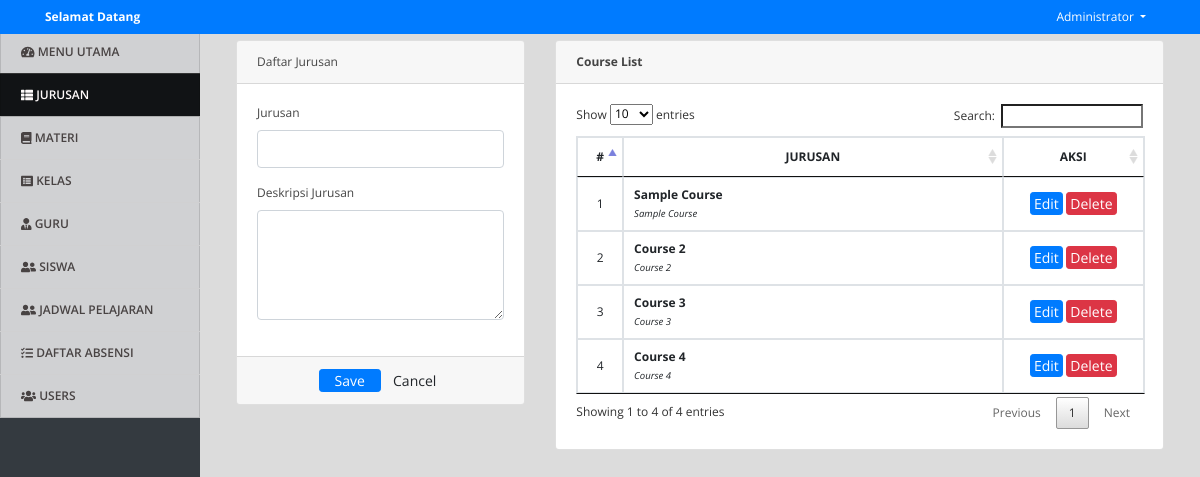
Screenshot of /index.php?page=courses (signed in) with the database file from the repository.
### tables this page shows
CREATE TABLE `courses` (
  `id` int(30) NOT NULL,
  `course` varchar(100) NOT NULL,
  `description` text NOT NULL,
  `date_created` datetime NOT NULL DEFAULT current_timestamp()
);

### courses.php (the view, shortened to what this page needs)
<?php include('db_connect.php');?>
<div class="container-fluid">
	<div class="col-lg-12">
		<div class="row">
			<div class="col-md-4">
			<form action="" id="manage-course">
				<div class="card">
					<div class="card-header">
						    Daftar Jurusan
				  	</div>
					<div class="card-body">
							<div class="form-group">
								<label class="control-label">Jurusan</label>
								<input type="text" class="form-control" name="course">
							</div>
							<div class="form-group">
								<label class="control-label">Deskripsi Jurusan</label>
								<textarea name="description" id="" cols="30" rows="4" class="form-control"></textarea>
							</div>
					</div>
					<div class="card-footer">
						<div class="row">
							<div class="col-md-12">
								<button class="btn btn-sm btn-primary col-sm-3 offset-md-3"> Save</button>
								<button class="btn btn-sm btn-default col-sm-3" type="reset"> Cancel</button>
							</div>
						</div>
					</div>
				</div>
			</form>
			</div>
			<div class="col-md-8">
				<div class="card">
					<div class="card-header">
						<b>Course List</b>
					</div>
					<div class="card-body">
						<table class="table table-bordered table-hover">
							<thead>
								<tr>
									<th class="text-center" width="5%">#</th>
									<th class="text-center">JURUSAN</th>
									<th class="text-center" width="25%">AKSI</th>
								</tr>
							</thead>
							<tbody>
								<?php
								$i = 1;
								$course = $conn->query("SELECT * FROM courses order by id asc");
								while($row=$course->fetch_assoc()):
								?>
								<tr>
									<td class="text-center"><?php echo $i++ ?></td>
									<td class="">
										<p><b><?php echo ucwords($row['course']) ?></b></p>
										<small><i><?php echo $row['description'] ?></i></small>
									</td>
									<td class="text-center">
										<button class="btn btn-sm btn-primary edit_course" type="button" data-id="<?php echo $row['id'] ?>"  data-course="<?php echo $row['course'] ?>"  data-description="<?php echo $row['description'] ?>" >Edit</button>
										<button class="btn btn-sm btn-danger delete_course" type="button" data-id="<?php echo $row['id'] ?>">Delete</button>
									</td>
								</tr>
								<?php endwhile; ?>
							</tbody>
						</table>
					</div>
				</div>
			</div>
		</div>
	</div>
</div>

### assets/css/style.css (style rules this page uses)
body { font-family: "Open Sans", sans-serif; color: #444444; width: 100%; height: calc(100%); font-size: 12px; }
.btn-sm { padding: .0001rem .2rem; }

### index.php (style rules this page uses)
body { background: #80808045; }

### courses.php (style rules this page uses)
td { vertical-align: middle !important; }
td p { margin: unset; }

### rows the page displays
courses: course "Sample Course", description "Sample Course"
courses: course "Course 2", description "Course 2"
courses: course "Course 3", description "Course 3"
courses: course "Course 4", description "Course 4"

### other values shown
$_SESSION['system']['name'] "Selamat Datang"
$_SESSION['login_name'] "Administrator"
